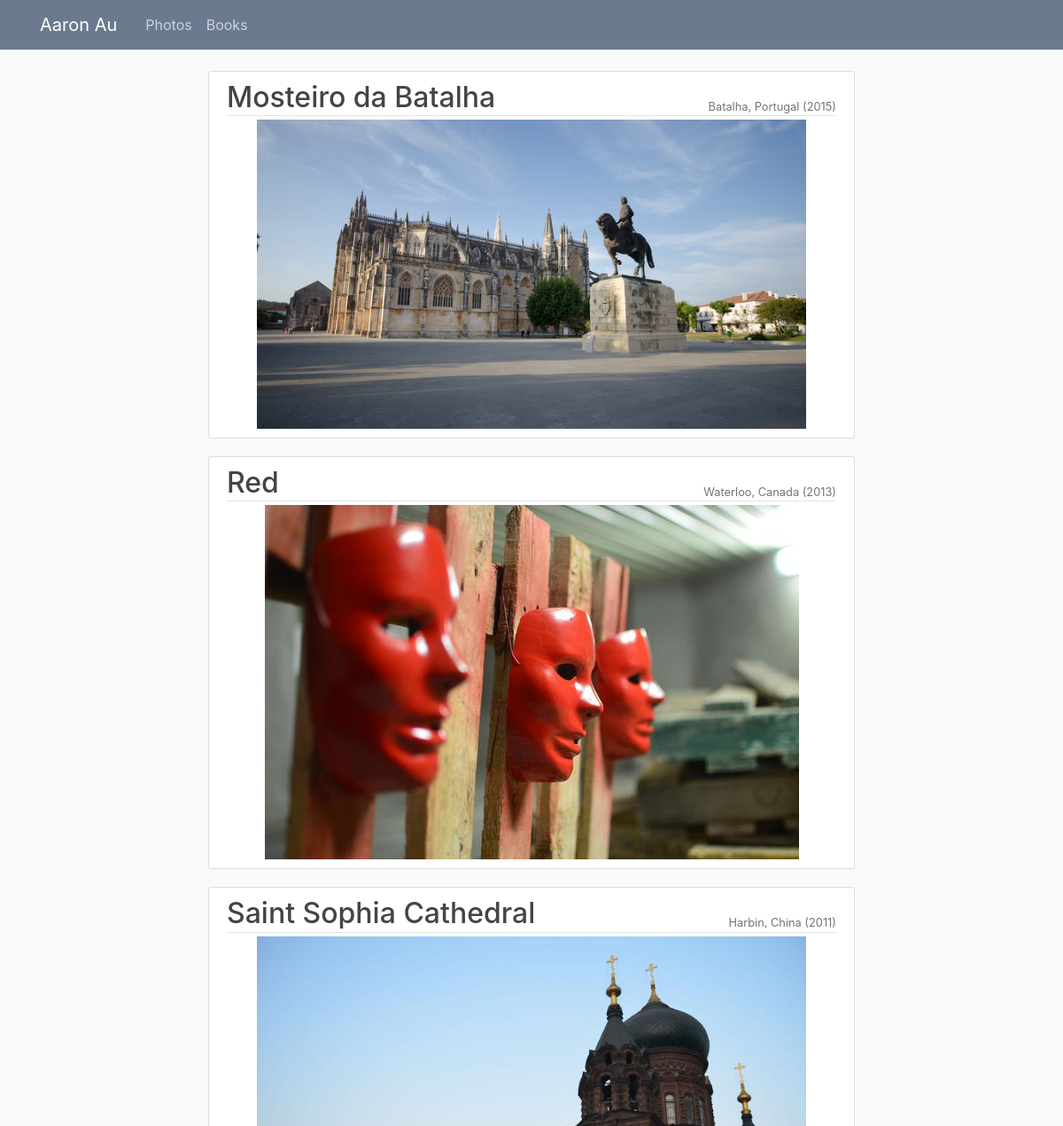
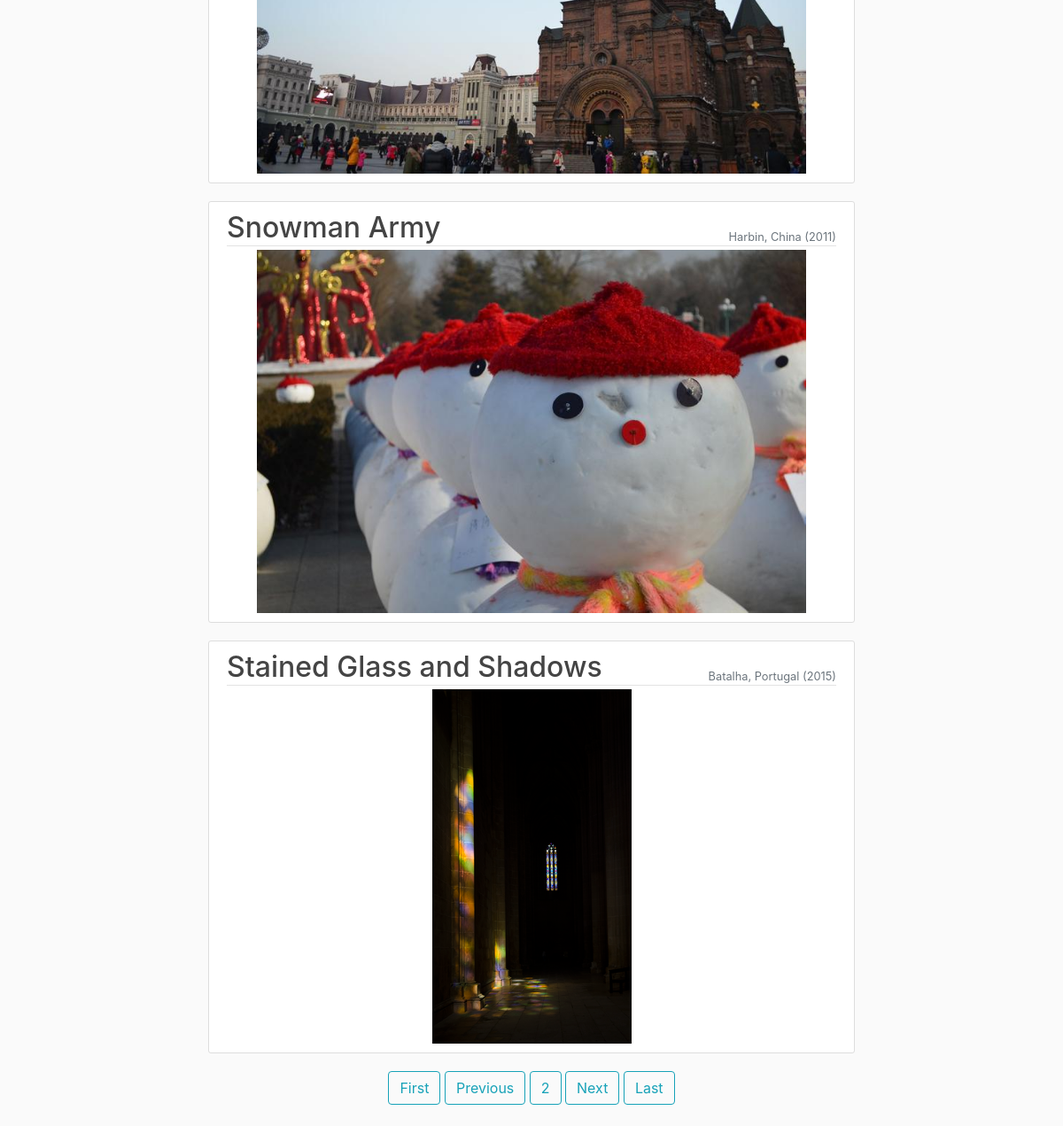
Screenshot of /photo/?page=2 with the database file from the repository (2 pictures, top to bottom).
### photo/models.py (models this page shows, shortened)
class Picture(models.Model):
	title = models.CharField(max_length=100)
	content = models.TextField()
	image = models.ImageField(default='default.png', upload_to='pictures')
	date_posted = models.DateTimeField(default=timezone.now)

### photo/views.py (the view)
# urls.py: path('', PictureListView.as_view(), name='photo-home'),
class PictureListView(ListView):
	model = Picture
	template_name = 'photo/home.html'
	context_object_name = 'pictures'
	ordering = ['title']
	paginate_by = 5
	def get_context_data(self, **kwargs):
		context = super().get_context_data(**kwargs)
		context['page'] = 'Photos'
		context['css'] = 'photo/main.css'
		return context

### photo/templates/photo/home.html
{% extends "base.html" %}
{% block content %}
    {% for picture in pictures %}
      <article class="media content-section">
        <div class="media-body">
          <div style="position:relative; text-align:left;" class="article-metadata">
            <h2 style="display:inline;">{{ picture.title }}</h2>
            <small style="position: absolute; bottom:0; right:0" class="text-muted">{{ picture.content }}</small>
          </div>
          <div class = "media">
            <img class = "image" src="{{ picture.image.url}}" alt="{{ picture.title }}">
          </div>
        </div>
      </article>
    {% endfor %}
    {% if is_paginated %}
        {% if page_obj.has_previous%}
          <a class="btn btn-outline-info mb-4" href="?page=1">First</a>
          <a class="btn btn-outline-info mb-4" href="?page={{ page_obj.previous_page_number }}">Previous</a>
        {% endif %}
        <a class="btn btn-outline-info mb-4" href="?page={{ page_obj.number }}}">{{ page_obj.number }}</a>
        {% if page_obj.has_next%}
          <a class="btn btn-outline-info mb-4" href="?page={{ page_obj.next_page_number }}">Next</a>
          <a class="btn btn-outline-info mb-4" href="?page={{ page_obj.paginator.num_pages }}">Last</a>
        {% endif %}
    {% endif %}
{% endblock content %}

### static/static/static/base.css (style rules this page uses)
body { background: #fafafa; color: #333333; margin-top: 5rem; }
h1, h2, h3, h4, h5, h6 { color: #444444; }
.content-section { background: #ffffff; padding: 10px 20px; border: 1px solid #dddddd; border-radius: 3px; margin-bottom: 20px; }

### photo/static/photo/main.css (style rules this page uses)
body { background: #fafafa; color: #333333; margin-top: 5rem; }
h1, h2, h3, h4, h5, h6 { color: #444444; }
.content-section { background: #ffffff; padding: 10px 20px; border: 1px solid #dddddd; border-radius: 3px; margin-bottom: 20px; }
.article-metadata { padding-bottom: 1px; margin-bottom: 4px; border-bottom: 1px solid #e3e3e3 }
.image { max-width:90%; max-height:90%; display: block; margin-left: auto; margin-right: auto; }

### rows the page displays
Picture: title "Mosteiro da Batalha", content "Batalha, Portugal (2015)", image (picture)
Picture: title "Red", content "Waterloo, Canada (2013)", image (picture)
Picture: title "Saint Sophia Cathedral", content "Harbin, China (2011)", image (picture)
Picture: title "Snowman Army", content "Harbin, China (2011)", image (picture)
Picture: title "Stained Glass and Shadows", content "Batalha, Portugal (2015)", image (picture)

### other values shown
{{ page_obj.number }} "2"
